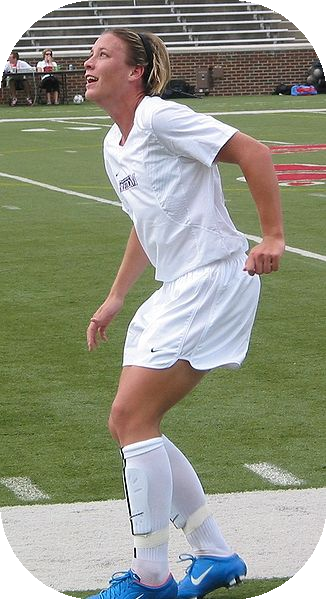
#> input picture Python_Lessons/4_3_ImageProcessing/434_SourceFiles/modified/Abby_Wambach.png, 326 x 599 px, given in place of Altered, which was not available; the run also reads 2 pictures not shown here
$ python alexOh434.py
#> lines starting #> are read from the running program, lines starting #| are printed output that depends on the picture; pictures that were not available may be replaced by others from this repository, and a replacement may not be noted
### Python_Lessons/4_3_ImageProcessing/434_SourceFiles/mask2.py
import PIL
import matplotlib.pyplot as plt # single use of plt is commented out
import os.path
import PIL.ImageDraw

# [12 lines left out: function frame_one_image, not called in this run]

def alter_one_image(original_image):
    """ Alters a PIL.Image

    original_image must be a PIL.Image
    Returns a new PIL.Image
    """
    width, height = original_image.size

    ###
    #create a mask
    ###

    mask1 = PIL.Image.new('RGBA', (width, height), (127,0,127,0))
    drawing_layer1 = PIL.ImageDraw.Draw(mask1)
    drawing_layer1.polygon([(0, height / 2),(width / 2, 0),
                            (width, height / 2),(width / 2, height)],
                            fill=(127,0,127,255))

    mask2 = PIL.Image.new('RGBA', (width, height), (127,0,127,255))
    drawing_layer2 = PIL.ImageDraw.Draw(mask2)
    drawing_layer2.polygon([(0, height / 2),(width / 2, 0),
                            (width, height / 2),(width / 2, height)],
                            fill=(127,0,127,0))

    # Make the new image, starting with border
    result = PIL.Image.new('RGBA', original_image.size, (0, 0, 0, 0))
    result.paste(original_image, (0, 0), mask=mask2)
    result.paste(original_image.rotate(180), (0, 0), mask=mask1)
    return result

def get_images(directory=None):
    """ Returns PIL.Image objects for all the images in directory.

    If directory is not specified, uses current directory.
    Returns a 2-tuple containing
    a list with a  PIL.Image object for each image file in root_directory, and
    a list with a string filename for each image file in root_directory
    """

    if directory == None:
        directory = os.getcwd() # Use working directory if unspecified

    image_list = [] # Initialize aggregaotrs
    file_list = []

    directory_list = os.listdir(directory) # Get list of files
    for entry in directory_list:
        absolute_filename = os.path.join(directory, entry)
        try:
            image = PIL.Image.open(absolute_filename)
#> image is the input picture: PIL image 326x599 RGBA; mean R, G, B, A 135.6, 138.5, 121.1, 244.7
            file_list += [entry]
            image_list += [image]
        except IOError:
            pass # do nothing with errors tying to open non-images
    return image_list, file_list

# [34 lines left out: function frame_all_images, not called in this run]

def alter_all_images(directory=None):
    """ Saves a modfied version of each image in directory.

    Uses current directory if no directory is specified.
    Places images in subdirectory 'Altered', creating it if it does not exist.
    New image files are of type PNG and have a border.
    """

    if directory == None:
        directory = os.getcwd() # Use working directory if unspecified

    # Create a new directory 'Altered'
    new_directory = os.path.join(directory, 'Altered')
    try:
        os.mkdir(new_directory)
    except OSError:
        pass # if the directory already exists, proceed

    # Load all the images
    image_list, file_list = get_images(directory)

    # Go through the images and save modified versions
    for n in range(len(image_list)):
        # Parse the filename
        print(n)
        filename, filetype = os.path.splitext(file_list[n])

        # Round the corners with default percent of radius
        curr_image = image_list[n]
        new_image = alter_one_image(curr_image)

        # Save the altered image, suing PNG to retain transparency
        new_image_filename = os.path.join(new_directory, filename + '.png')
        new_image.save(new_image_filename)
#> this loop made 2 passes
#> pass 1, in alter_one_image, `mask2 = PIL.Image.new('RGBA', (width, height), (127,0,127,255))`:
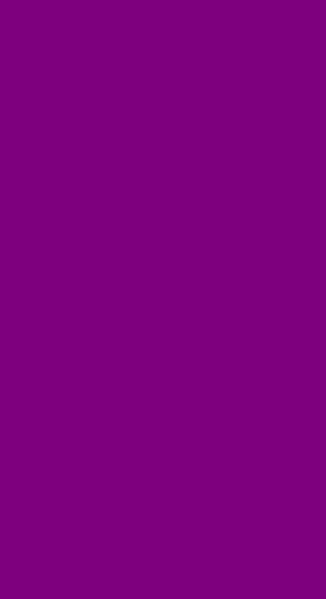
#> mask2: PIL image 326x599 RGBA; mean R, G, B, A 127, 0, 127, 255
#> pass 1, in alter_all_images, `new_image = alter_one_image(curr_image)`:
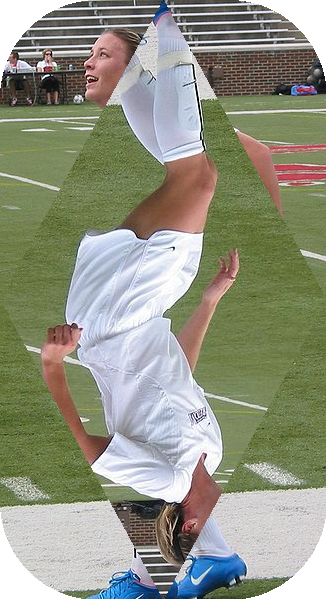
#> new_image: PIL image 326x599 RGBA; mean R, G, B, A 135.6, 138.5, 121, 244.7; transparent parts drawn white
#> after the loop:
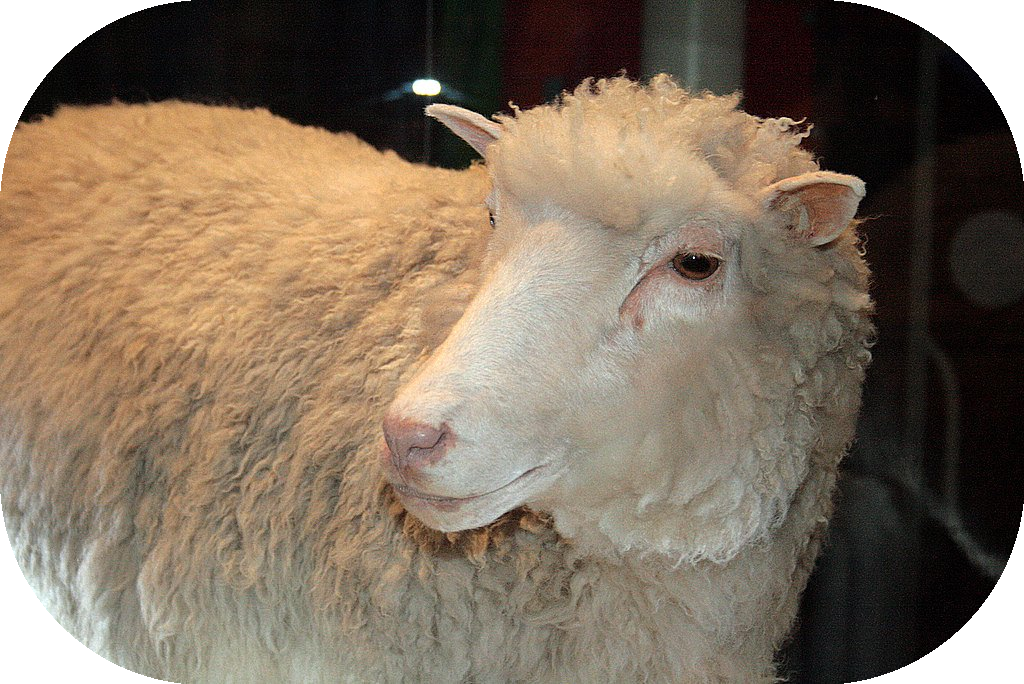
#> curr_image: PIL image 1024x684 RGBA; mean R, G, B, A 116, 100.3, 82.6, 242.1; transparent parts drawn white
#> after the loop:
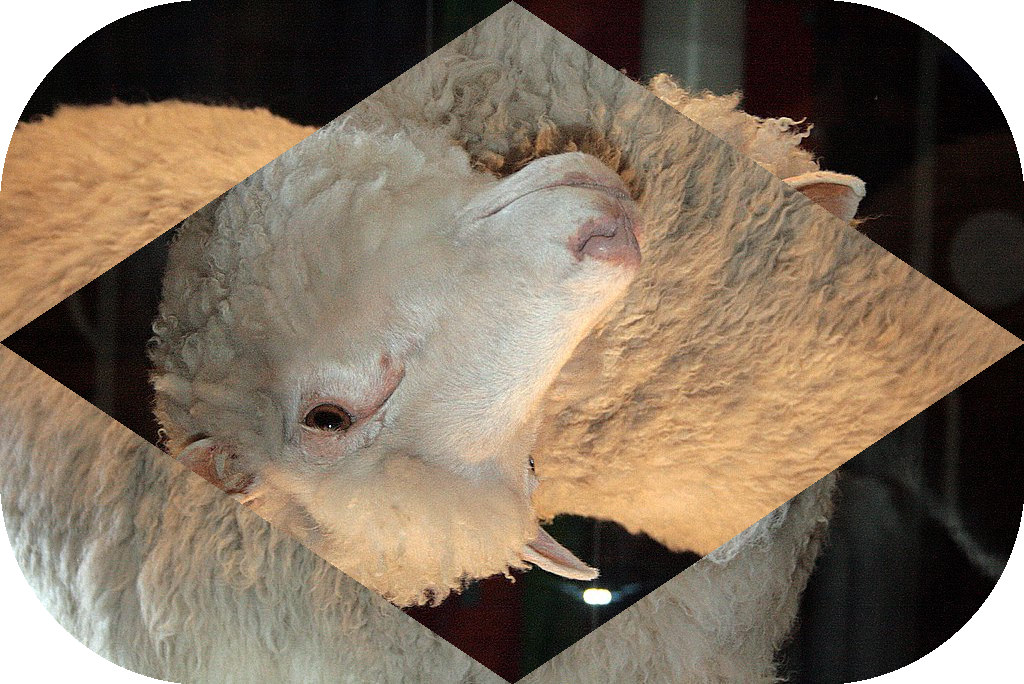
#> new_image: PIL image 1024x684 RGBA; mean R, G, B, A 116.1, 100.3, 82.6, 242.1; transparent parts drawn white

### Python_Lessons/4_3_ImageProcessing/434_SourceFiles/alexOh434.py
import mask
import mask2

def main():
    mask2.alter_all_images()

if __name__ == "__main__":
    main()
